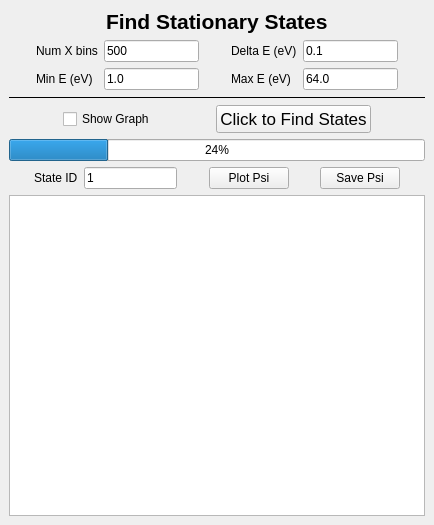
<?xml version="1.0" encoding="UTF-8"?>
<ui version="4.0">
 <class>FindStatesWellDock</class>
 <widget class="QDockWidget" name="FindStatesWellDock">
  <property name="geometry">
   <rect>
    <x>0</x>
    <y>0</y>
    <width>434</width>
    <height>525</height>
   </rect>
  </property>
  <property name="features">
   <set>QDockWidget::DockWidgetFloatable|QDockWidget::DockWidgetMovable</set>
  </property>
  <property name="windowTitle">
   <string/>
  </property>
  <widget class="QWidget" name="dockWidgetContents">
   <layout class="QVBoxLayout" name="verticalLayout">
    <item>
     <layout class="QHBoxLayout" name="horizontalLayout">
      <item>
       <spacer name="horizontalSpacer_2">
        <property name="orientation">
         <enum>Qt::Horizontal</enum>
        </property>
        <property name="sizeHint" stdset="0">
         <size>
          <width>40</width>
          <height>20</height>
         </size>
        </property>
       </spacer>
      </item>
      <item>
       <widget class="QLabel" name="label">
        <property name="font">
         <font>
          <pointsize>16</pointsize>
          <weight>75</weight>
          <bold>true</bold>
         </font>
        </property>
        <property name="text">
         <string>Find Stationary States</string>
        </property>
       </widget>
      </item>
      <item>
       <spacer name="horizontalSpacer">
        <property name="orientation">
         <enum>Qt::Horizontal</enum>
        </property>
        <property name="sizeHint" stdset="0">
         <size>
          <width>40</width>
          <height>20</height>
         </size>
        </property>
       </spacer>
      </item>
     </layout>
    </item>
    <item>
     <layout class="QHBoxLayout" name="horizontalLayout_2">
      <item>
       <spacer name="horizontalSpacer_4">
        <property name="orientation">
         <enum>Qt::Horizontal</enum>
        </property>
        <property name="sizeHint" stdset="0">
         <size>
          <width>40</width>
          <height>20</height>
         </size>
        </property>
       </spacer>
      </item>
      <item>
       <layout class="QFormLayout" name="formLayout">
        <item row="0" column="0">
         <widget class="QLabel" name="label_2">
          <property name="text">
           <string>Num X bins</string>
          </property>
         </widget>
        </item>
        <item row="0" column="1">
         <widget class="QLineEdit" name="le_numx">
          <property name="text">
           <string>500</string>
          </property>
         </widget>
        </item>
        <item row="2" column="0">
         <widget class="QLabel" name="label_4">
          <property name="text">
           <string>Min E (eV)</string>
          </property>
         </widget>
        </item>
        <item row="2" column="1">
         <widget class="QLineEdit" name="le_emin">
          <property name="text">
           <string>1.0</string>
          </property>
         </widget>
        </item>
       </layout>
      </item>
      <item>
       <spacer name="horizontalSpacer_5">
        <property name="orientation">
         <enum>Qt::Horizontal</enum>
        </property>
        <property name="sizeHint" stdset="0">
         <size>
          <width>40</width>
          <height>20</height>
         </size>
        </property>
       </spacer>
      </item>
      <item>
       <layout class="QFormLayout" name="formLayout_2">
        <item row="0" column="0">
         <widget class="QLabel" name="label_3">
          <property name="text">
           <string>Delta E (eV)</string>
          </property>
         </widget>
        </item>
        <item row="1" column="0">
         <widget class="QLabel" name="label_5">
          <property name="text">
           <string>Max E (eV)</string>
          </property>
         </widget>
        </item>
        <item row="1" column="1">
         <widget class="QLineEdit" name="le_emax">
          <property name="text">
           <string>64.0</string>
          </property>
         </widget>
        </item>
        <item row="0" column="1">
         <widget class="QLineEdit" name="le_dele">
          <property name="text">
           <string>0.1</string>
          </property>
         </widget>
        </item>
       </layout>
      </item>
      <item>
       <spacer name="horizontalSpacer_3">
        <property name="orientation">
         <enum>Qt::Horizontal</enum>
        </property>
        <property name="sizeHint" stdset="0">
         <size>
          <width>40</width>
          <height>20</height>
         </size>
        </property>
       </spacer>
      </item>
     </layout>
    </item>
    <item>
     <widget class="Line" name="line">
      <property name="frameShadow">
       <enum>QFrame::Plain</enum>
      </property>
      <property name="orientation">
       <enum>Qt::Horizontal</enum>
      </property>
     </widget>
    </item>
    <item>
     <layout class="QHBoxLayout" name="horizontalLayout_3">
      <item>
       <spacer name="horizontalSpacer_8">
        <property name="orientation">
         <enum>Qt::Horizontal</enum>
        </property>
        <property name="sizeHint" stdset="0">
         <size>
          <width>40</width>
          <height>20</height>
         </size>
        </property>
       </spacer>
      </item>
      <item>
       <widget class="QCheckBox" name="cb_figure">
        <property name="text">
         <string>Show Graph</string>
        </property>
       </widget>
      </item>
      <item>
       <spacer name="horizontalSpacer_7">
        <property name="orientation">
         <enum>Qt::Horizontal</enum>
        </property>
        <property name="sizeHint" stdset="0">
         <size>
          <width>40</width>
          <height>20</height>
         </size>
        </property>
       </spacer>
      </item>
      <item>
       <widget class="QPushButton" name="pb_findstates">
        <property name="font">
         <font>
          <pointsize>13</pointsize>
         </font>
        </property>
        <property name="text">
         <string>Click to Find States</string>
        </property>
       </widget>
      </item>
      <item>
       <spacer name="horizontalSpacer_6">
        <property name="orientation">
         <enum>Qt::Horizontal</enum>
        </property>
        <property name="sizeHint" stdset="0">
         <size>
          <width>40</width>
          <height>20</height>
         </size>
        </property>
       </spacer>
      </item>
     </layout>
    </item>
    <item>
     <widget class="QProgressBar" name="proBar">
      <property name="value">
       <number>24</number>
      </property>
     </widget>
    </item>
    <item>
     <layout class="QHBoxLayout" name="horizontalLayout_4">
      <item>
       <spacer name="horizontalSpacer_12">
        <property name="orientation">
         <enum>Qt::Horizontal</enum>
        </property>
        <property name="sizeHint" stdset="0">
         <size>
          <width>40</width>
          <height>20</height>
         </size>
        </property>
       </spacer>
      </item>
      <item>
       <layout class="QFormLayout" name="formLayout_3">
        <item row="0" column="0">
         <widget class="QLabel" name="label_6">
          <property name="text">
           <string>State ID</string>
          </property>
         </widget>
        </item>
        <item row="0" column="1">
         <widget class="QLineEdit" name="le_statenum">
          <property name="text">
           <string>1</string>
          </property>
         </widget>
        </item>
       </layout>
      </item>
      <item>
       <spacer name="horizontalSpacer_11">
        <property name="orientation">
         <enum>Qt::Horizontal</enum>
        </property>
        <property name="sizeHint" stdset="0">
         <size>
          <width>40</width>
          <height>20</height>
         </size>
        </property>
       </spacer>
      </item>
      <item>
       <widget class="QPushButton" name="pb_plotpsi">
        <property name="sizePolicy">
         <sizepolicy hsizetype="Expanding" vsizetype="Fixed">
          <horstretch>0</horstretch>
          <verstretch>0</verstretch>
         </sizepolicy>
        </property>
        <property name="text">
         <string>Plot Psi</string>
        </property>
       </widget>
      </item>
      <item>
       <spacer name="horizontalSpacer_10">
        <property name="orientation">
         <enum>Qt::Horizontal</enum>
        </property>
        <property name="sizeHint" stdset="0">
         <size>
          <width>40</width>
          <height>20</height>
         </size>
        </property>
       </spacer>
      </item>
      <item>
       <widget class="QPushButton" name="pb_savepsi">
        <property name="sizePolicy">
         <sizepolicy hsizetype="Expanding" vsizetype="Fixed">
          <horstretch>0</horstretch>
          <verstretch>0</verstretch>
         </sizepolicy>
        </property>
        <property name="text">
         <string>Save Psi</string>
        </property>
       </widget>
      </item>
      <item>
       <spacer name="horizontalSpacer_9">
        <property name="orientation">
         <enum>Qt::Horizontal</enum>
        </property>
        <property name="sizeHint" stdset="0">
         <size>
          <width>40</width>
          <height>20</height>
         </size>
        </property>
       </spacer>
      </item>
     </layout>
    </item>
    <item>
     <widget class="QTextEdit" name="te_findstates">
      <property name="sizePolicy">
       <sizepolicy hsizetype="Expanding" vsizetype="Expanding">
        <horstretch>0</horstretch>
        <verstretch>0</verstretch>
       </sizepolicy>
      </property>
     </widget>
    </item>
   </layout>
  </widget>
 </widget>
 <resources/>
 <connections/>
</ui>
